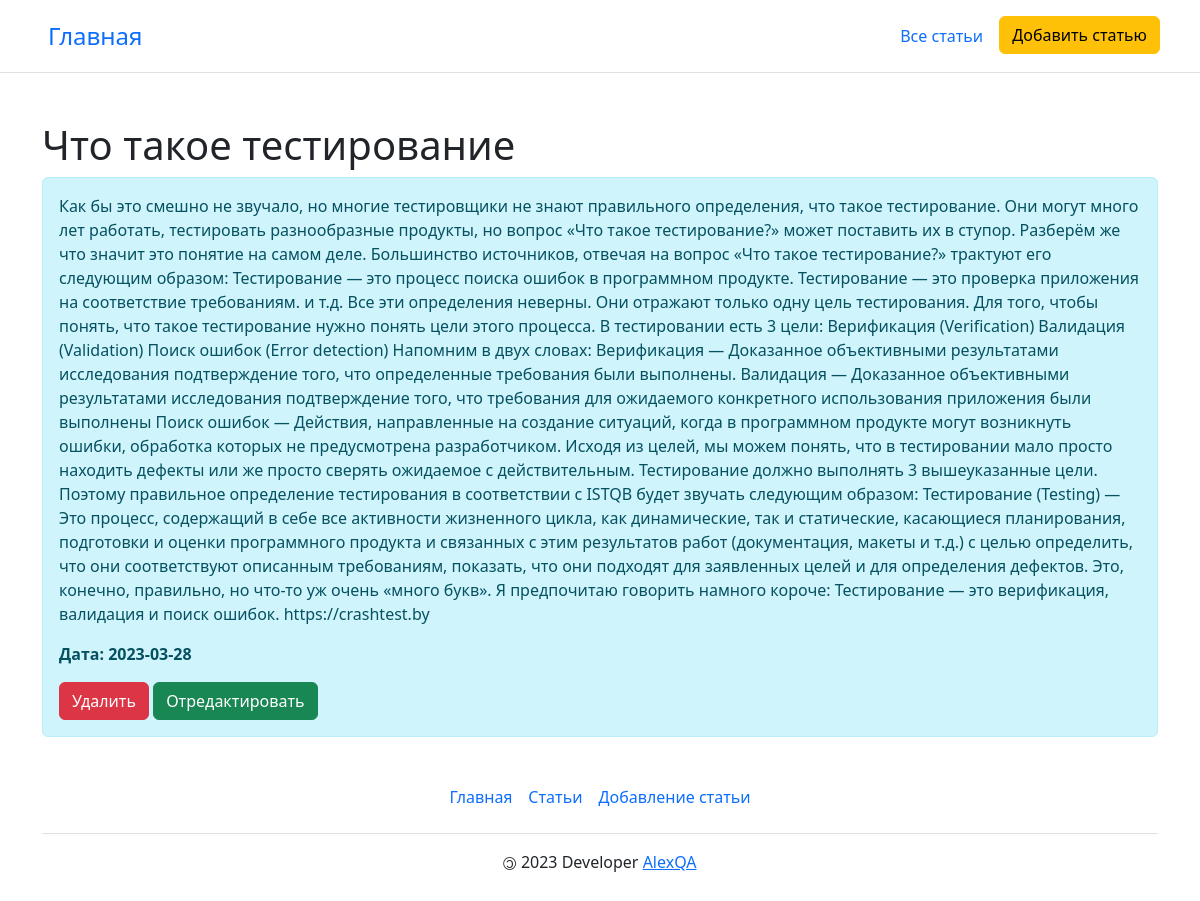
/posts/1, run on the app's committed database.
### app.py (models this page shows, shortened)
class Article(db.Model):
    id = db.Column(db.Integer, primary_key=True)
    title = db.Column(db.String(100), nullable=False)
    text = db.Column(db.Text, nullable=False)
    date = db.Column(db.DateTime, default=datetime.utcnow)

### app.py (the view)
@app.route('/posts/<int:id>')
def posts_detail(id):
    article = Article.query.get(id)
    return render_template("post_detail.html", article=article)

### templates/post_detail.html (shortened to what this page needs)
{% extends 'base.html' %}
{% block body %}
<div class="container mt-5">
    <h1> {{ article.title }} </h1>
    <div class="alert alert-info">
        <p>{{ article.text }}</p>
        <p><b>Дата: {{ article.date.date() }}</b></p>
        <a href="/posts/{{article.id}}/del" class="btn btn-danger">Удалить</a>
        <a href="/posts/{{article.id}}/update" class="btn btn-success">Отредактировать</a>
    </div>
</div>
{% endblock %}

### static/css/main.css (style rules this page uses)
.style_body { background-color: white; }

### data on the page
Article: title "Что такое тестирование", text "Как бы это смешно не звучало, но многие тестировщики не знают правильного определения, что такое тестирование. Они могут много лет работать, тестировать разнообразные продукты, но вопрос «Что такое тестирование?» может поставить их в ступор. Разберём же что значит это понятие на самом деле. Большинство источников, отвечая на вопрос «Что такое тестирование?» трактуют его следующим образом: Тестирование — это процесс поиска ошибок в программном продукте. Тестирование — это проверка приложения на соответствие требованиям. и т.д. Все эти определения неверны. Они отражают только одну цель тестирования. Для того, чтобы понять, что такое тестирование нужно понять цели этого процесса. В…", date "2023-03-28"
